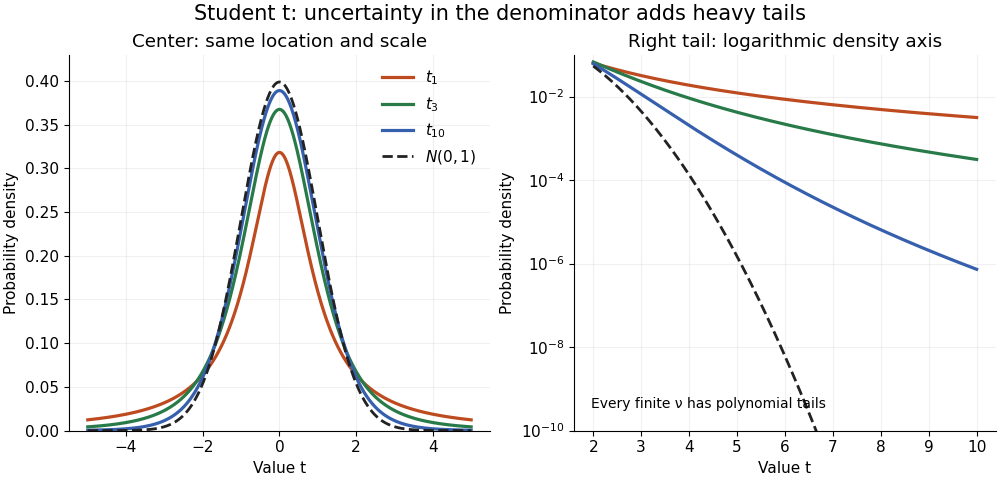

Python code for this plot:
"""Plot central Student t densities and their tails; emit a PNG in CWD.

Tested with Python 3.14, matplotlib 3.10.7. No SciPy is required.
"""
from math import exp, gamma, pi, sqrt
from pathlib import Path

import matplotlib.pyplot as plt


def student_t_pdf(t, nu):
    """Unit-scale density for any positive degrees of freedom used here."""
    if nu <= 0:
        raise ValueError("degrees of freedom must be positive")
    return gamma((nu + 1) / 2) / (sqrt(nu * pi) * gamma(nu / 2)) * (1 + t * t / nu) ** (-(nu + 1) / 2)


def normal_pdf(t):
    return exp(-t * t / 2) / sqrt(2 * pi)


def main():
    plt.rcParams.update({"font.size": 11, "axes.spines.top": False, "axes.spines.right": False})
    fig, axes = plt.subplots(1, 2, figsize=(10, 4.8), layout="constrained", facecolor="white")
    curves = [(1, "#be4b20"), (3, "#287a49"), (10, "#3660ad")]
    for ax, lo, hi in [(axes[0], -5, 5), (axes[1], 2, 10)]:
        xs = [lo + (hi - lo) * j / 1000 for j in range(1001)]
        for nu, color in curves:
            ax.plot(xs, [student_t_pdf(x, nu) for x in xs], color=color, lw=2.3, label=rf"$t_{{{nu}}}$")
        ax.plot(xs, [normal_pdf(x) for x in xs], color="#222222", lw=2, ls="--", label=r"$N(0,1)$")
        ax.set_xlabel("Value t")
        ax.set_ylabel("Probability density")
        ax.grid(alpha=0.18)
    axes[0].set_title("Center: same location and scale")
    axes[0].set_ylim(0, 0.43)
    axes[0].legend(frameon=False, loc="upper right")
    axes[1].set_title("Right tail: logarithmic density axis")
    axes[1].set_yscale("log")
    axes[1].set_ylim(1e-10, 0.1)
    axes[1].text(0.04, 0.06, "Every finite ν has polynomial tails", transform=axes[1].transAxes, fontsize=10)
    fig.suptitle("Student t: uncertainty in the denominator adds heavy tails", fontsize=15)
    fig.savefig(Path(__file__).stem + ".png", dpi=100, facecolor="white", transparent=False)
    plt.close(fig)


if __name__ == "__main__":
    main()
